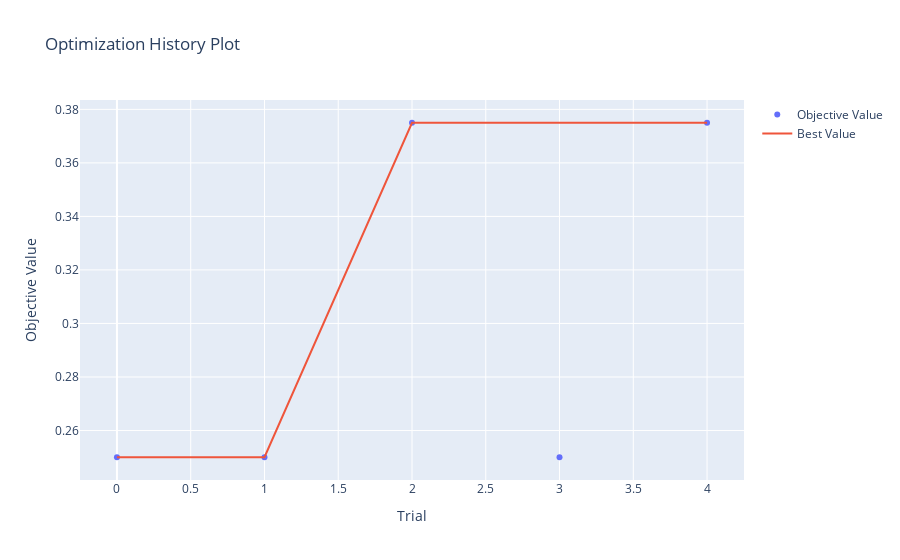
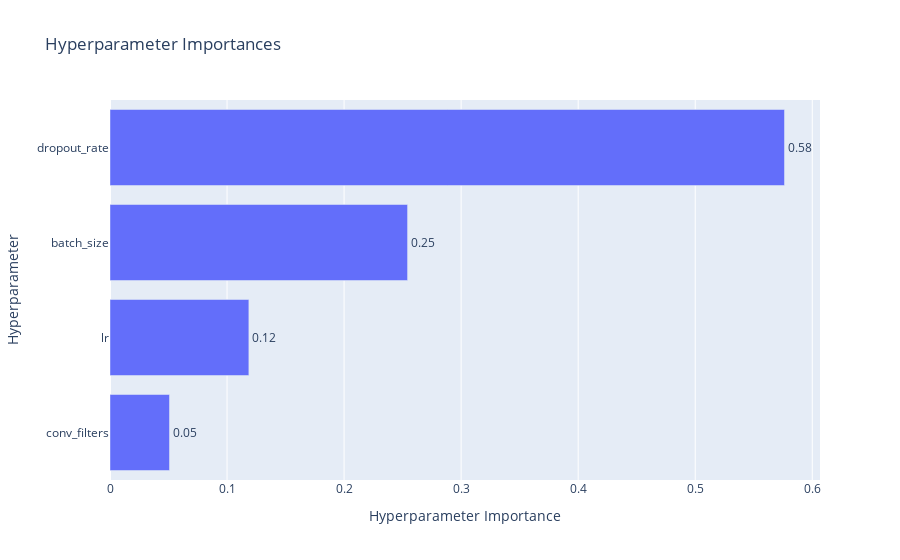

The notebook cell saved with these charts, in order:
### Code cell
# %% [Main Execution]
if __name__ == "__main__":
    os.makedirs(config["save_dir"], exist_ok=True)
    
    # Configuration for optimization
    opt_config = {
        **config,
        "target_size": (255, 255),
        "input_shape": (255, 255, 3)
    }
    
    # Run optimization
    print("Starting hyperparameter optimization...")
    best_params = optimize_hyperparameters(opt_config, n_trials=5)
    print("Best parameters:", best_params)
    
    # Final training
    final_config = {
        **opt_config,
        **best_params,
        "epochs": 50,
        "augmentation": [
            A.Resize(width=255, height=255),
            A.HueSaturationValue(p=0.5),
            A.CLAHE(p=0.5),    
            A.CoarseDropout(num_holes_range=[5, 10], hole_height_range=[0.01, 0.02], hole_width_range=[0.01, 0.02], max_holes=3, max_height=5, max_width=5),
        ]
    }
    
    print("Starting final training...")
    final_model, final_history = train_final_model(final_config)
    
    plot_accuracy_loss(final_history)
    
    # Save results
    final_model.save(os.path.join(config["save_dir"], 'final_model.keras'))
    with open(os.path.join(config["save_dir"], 'training_history.pkl'), 'wb') as f:
        pickle.dump(final_history.history, f)
    
    print("Training completed and model saved!")

### Figure 1 — Plotly figure (JSON) as saved in the notebook; plotly's stock layout.template omitted (floating-point values rounded to 4 significant figures)
{"data": [{"mode": "markers", "name": "Objective Value", "type": "scatter", "x": [0, 1, 2, 3, 4], "y": [0.25, 0.25, 0.375, 0.25, 0.375]}, {"mode": "lines", "name": "Best Value", "type": "scatter", "x": [0, 1, 2, 3, 4], "y": [0.25, 0.25, 0.375, 0.375, 0.375]}, {"marker": {"color": "#cccccc"}, "mode": "markers", "name": "Infeasible Trial", "showlegend": false, "type": "scatter", "x": [], "y": []}], "layout": {"title": {"text": "Optimization History Plot"}, "xaxis": {"title": {"text": "Trial"}}, "yaxis": {"title": {"text": "Objective Value"}}}}

### Figure 2 — Plotly figure (JSON) as saved in the notebook; plotly's stock layout.template omitted (floating-point values rounded to 4 significant figures)
{"data": [{"cliponaxis": false, "hovertemplate": ["conv_filters (CategoricalDistribution): 0.05084745762711863<extra></extra>", "lr (FloatDistribution): 0.11864406779661021<extra></extra>", "batch_size (CategoricalDistribution): 0.2542372881355931<extra></extra>", "dropout_rate (FloatDistribution): 0.5762711864406781<extra></extra>"], "name": "Objective Value", "orientation": "h", "text": ["0.05", "0.12", "0.25", "0.58"], "textposition": "outside", "type": "bar", "x": [0.05085, 0.1186, 0.2542, 0.5763], "y": ["conv_filters", "lr", "batch_size", "dropout_rate"]}], "layout": {"title": {"text": "Hyperparameter Importances"}, "xaxis": {"title": {"text": "Hyperparameter Importance"}}, "yaxis": {"title": {"text": "Hyperparameter"}}}}
